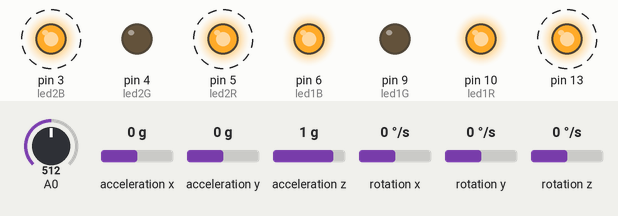
The sketch below on a simulated Arduino Uno, built with avr-gcc and run on an emulated ATmega328P. On the bench: output pins drawn as LEDs (lit = HIGH). Wiring (inferred from the names in the program): MPU-6050 motion sensor at I2C address 0x68. Dashed ring = blinking. The inputs (shaded band) are chosen by the test bench; at power-on: acceleration z 1 g, A0 = 512, acceleration x 0 g, acceleration y 0 g, rotation x 0 °/s, rotation y 0 °/s, rotation z 0 °/s. Random numbers use the default seed unless the sketch sets one; what the sketch prints to the serial monitor is not drawn.

Above: at 1.27 s.
1.3 s: acceleration z set to 0 g
At 1.43 s:
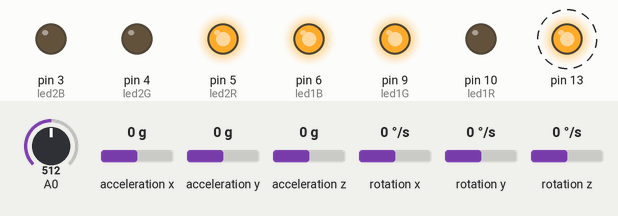
4.3 s: A0 set to 106
At 4.43 s:
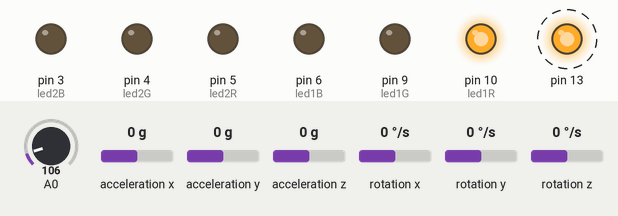
7.3 s: A0 set to 95
At 8.4 s:
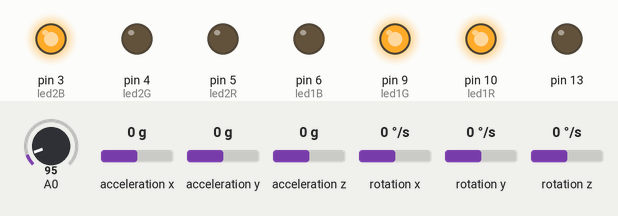
8.8 s: A0 set to 306
At 8.86 s:
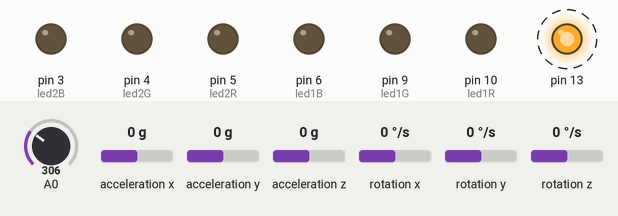
11.8 s: acceleration x set to -1.4 g
14.8 s: acceleration x set to 0 g
Timing chart, 0 to 21.6 s (numbered marks = the images above; inputs shaded):
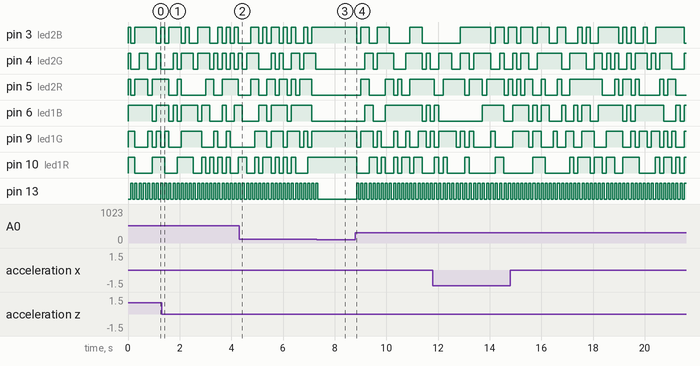

Measured:
- the behaviour switches between 101 and 100 on A0 (found by bisection; images 2 and 3)
- after the input at 8.8 s, pin 3 (led2B): goes LOW 0.16 s, HIGH 0.32 s, LOW 0.32 s, HIGH 0.47 s, LOW 0.79 s, HIGH 0.47 s, then LOW, starting after 0.06 s; pin 4 (led2G): LOW → HIGH after 0.37 s, → LOW 0.32 s later, → HIGH 0.16 s later, → LOW 0.63 s later, … (8 changes in this stretch)
- by itself, pin 13: alternates HIGH for 0.08 s and LOW for 0.08 s

The sketch:

ChimeTime_full_50msSustainedTrigger.ino
```cpp
#include<Wire.h>

int led1G = 9;
int led1R = 10;
int led1B = 6;
int led2R = 5;
int led2G = 4;
int led2B = 3;

const int MPU1 = 0x68;
int16_t AcX1, AcY1, AcZ1, Tmp1, GyX1, GyY1, GyZ1;
byte acXout[3] = {0, 0, 255};
byte acYout[3] = {1, 0, 254};
byte acZout[3] = {2, 0, 253};
byte piezoOut[3] = {3, 0, 252};

int highestValue = 0;
unsigned long timeSinceLastChange;
int lastTriggerValue;

const int numReadings = 100;

int acXReadings[numReadings];
int acYReadings[numReadings];
int acZReadings[numReadings];
int readIndex = 0;
int acXTotal = 0;
int acXAverage = 0;
int acYTotal = 0;
int acYAverage = 0;
int acZTotal = 0;
int acZAverage = 0;

void setup() {
  Serial.begin(9600);//enable serial monitor
  for (int thisReading = 0; thisReading < numReadings; thisReading++) {
    acXReadings[thisReading] = 0;
  }
  Wire.begin();
  Wire.beginTransmission(MPU1);
  Wire.write(0x6B);// PWR_MGMT_1 register
  Wire.write(0); // set to zero (wakes up the MPU-6050)
  Wire.endTransmission(true);

  pinMode(13, OUTPUT);
  timeSinceLastChange = millis();
  lastTriggerValue = 0;

  pinMode(led1R, OUTPUT);
  pinMode(led1G, OUTPUT);
  pinMode(led1B, OUTPUT);

  pinMode(led2R, OUTPUT);
  pinMode(led2G, OUTPUT);
  pinMode(led2B, OUTPUT);

  digitalWrite(led1R, HIGH);
  digitalWrite(led1G, HIGH);
  digitalWrite(led1B, HIGH);

  digitalWrite(led2R, HIGH);
  digitalWrite(led2G, HIGH);
  digitalWrite(led2B, HIGH);
}

void loop() {

  GetMpuValue1(MPU1);
  SmoothMPU();
  Serial.print("  ");
  Serial.print("|||");

  int piezoValue = analogRead(14);//read analog value and put in to the variable

  if (piezoValue > 100 && lastTriggerValue == 0 && millis() - timeSinceLastChange > 50) {
    timeSinceLastChange = millis();
    lastTriggerValue = 1;
    piezoOut[1] = 1;

    digitalWrite(led1R, random(0, 2));
    digitalWrite(led1G, random(0, 2));
    digitalWrite(led1B, random(0, 2));

    digitalWrite(led2R, random(0, 2));
    digitalWrite(led2G, random(0, 2));
    digitalWrite(led2B, random(0, 2));

    //Serial.println(1);

    digitalWrite(13, HIGH);
  } else if (lastTriggerValue == 1 && millis() - timeSinceLastChange > 50) {
    timeSinceLastChange = millis();
    lastTriggerValue = 0;
    piezoOut[1] = 0;
    //Serial.println(0);
    //Serial.println("---------");
    //Serial.write(piezoOut, 3);
    digitalWrite(13, LOW);
  }
  Serial.write(piezoOut, 3);

}

void GetMpuValue1(const int MPU) {

  Wire.beginTransmission(MPU);
  Wire.write(0x3B); // starting with register 0x3B (ACCEL_XOUT_H)
  Wire.endTransmission(false);
  Wire.requestFrom(MPU, 14, true); // request a total of 14 registers
  AcX1 = Wire.read() << 8 | Wire.read(); // 0x3B (ACCEL_XOUT_H) & 0x3C (ACCEL_XOUT_L)
  AcY1 = Wire.read() << 8 |  Wire.read(); // 0x3D (ACCEL_YOUT_H) & 0x3E (ACCEL_YOUT_L)
  AcZ1 = Wire.read() << 8 | Wire.read(); // 0x3F (ACCEL_ZOUT_H) & 0x40 (ACCEL_ZOUT_L)
  Tmp1 = Wire.read() << 8 | Wire.read(); // 0x41 (TEMP_OUT_H) & 0x42 (TEMP_OUT_L)
  GyX1 = Wire.read() << 8 | Wire.read(); // 0x43 (GYRO_XOUT_H) & 0x44 (GYRO_XOUT_L)
  GyY1 = Wire.read() << 8 | Wire.read(); // 0x45 (GYRO_YOUT_H) & 0x46 (GYRO_YOUT_L)
  GyZ1 = Wire.read() << 8 | Wire.read(); // 0x47 (GYRO_ZOUT_H) & 0x48 (GYRO_ZOUT_L)

  Serial.print("AcX = ");
  Serial.print(AcX1);
  Serial.print(" | AcY = ");
  Serial.print(AcY1);
  Serial.print(" | AcZ = ");
  Serial.print(AcZ1);
  Serial.print(" | GyX = ");
  Serial.print(GyX1);
  Serial.print(" | GyY = ");
  Serial.print(GyY1);
  Serial.print(" | GyZ = ");
  Serial.println(GyZ1);
}

void SmoothMPU() {
  acXTotal = acXTotal - acXReadings[readIndex];
  acYTotal = acYTotal - acYReadings[readIndex];
  acZTotal = acZTotal - acZReadings[readIndex];

  acXReadings[readIndex] = AcX1;
  acYReadings[readIndex] = AcY1;
  acZReadings[readIndex] = AcZ1;

  acXTotal = acXTotal + acXReadings[readIndex];
  acYTotal = acYTotal + acYReadings[readIndex];
  acZTotal = acZTotal + acZReadings[readIndex];

  readIndex = readIndex + 1;

  if (readIndex >= numReadings) {
    readIndex = 0;
  }
  acXAverage = acXTotal / numReadings;
  acYAverage = acYTotal / numReadings;
  acZAverage = acZTotal / numReadings;

  acXout[1] = map((acXAverage / 16384.0 * 128), -128, 128, 0, 255);
  acYout[1] = map((acYAverage / 16384.0 * 128), -128, 128, 0, 255);
  acZout[1] = map((acZAverage / 16384.0 * 128), -128, 128, 0, 255);
  Serial.write(acXout, 3);
  Serial.write(acYout, 3);
  Serial.write(acZout, 3);
}
```
